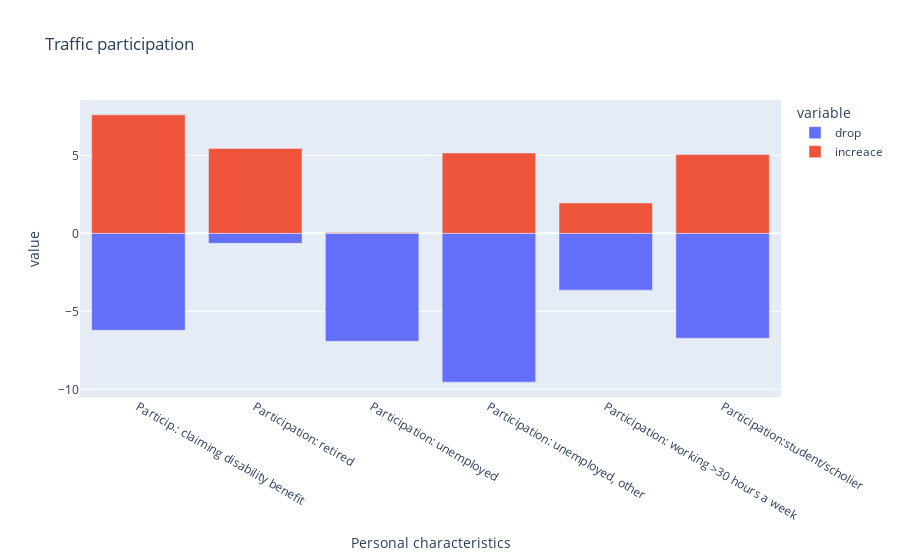

Notebook code for this chart:
### Code cell
fig = px.bar(aver_tp, x='Personal characteristics', y=['drop', 'increace'], title='Traffic participation')
# Show the plot
fig.show()

### Figure 1 — Plotly figure (JSON) as saved in the notebook; plotly's stock layout.template omitted (floating-point values rounded to 4 significant figures)
{"data": [{"alignmentgroup": "True", "hovertemplate": "variable=drop<br>Personal characteristics=%{x}<br>value=%{y}<extra></extra>", "legendgroup": "drop", "marker": {"color": "#636efa", "pattern": {"shape": ""}}, "name": "drop", "offsetgroup": "drop", "orientation": "v", "showlegend": true, "textposition": "auto", "type": "bar", "x": ["Particip.: claiming disability benefit", "Participation: retired", "Participation: unemployed", "Participation: unemployed, other", "Participation: working >30 hours a week", "Participation:student/scholier"], "xaxis": "x", "y": [-6.21, -0.64, -6.92, -9.54, -3.64, -6.72], "yaxis": "y"}, {"alignmentgroup": "True", "hovertemplate": "variable=increace<br>Personal characteristics=%{x}<br>value=%{y}<extra></extra>", "legendgroup": "increace", "marker": {"color": "#EF553B", "pattern": {"shape": ""}}, "name": "increace", "offsetgroup": "increace", "orientation": "v", "showlegend": true, "textposition": "auto", "type": "bar", "x": ["Particip.: claiming disability benefit", "Participation: retired", "Participation: unemployed", "Participation: unemployed, other", "Participation: working >30 hours a week", "Participation:student/scholier"], "xaxis": "x", "y": [7.6, 5.45, 0.05, 5.15, 1.95, 5.05], "yaxis": "y"}], "layout": {"barmode": "relative", "legend": {"title": {"text": "variable"}, "tracegroupgap": 0}, "title": {"text": "Traffic participation"}, "xaxis": {"anchor": "y", "domain": [0, 1], "title": {"text": "Personal characteristics"}}, "yaxis": {"anchor": "x", "domain": [0, 1], "title": {"text": "value"}}}}
